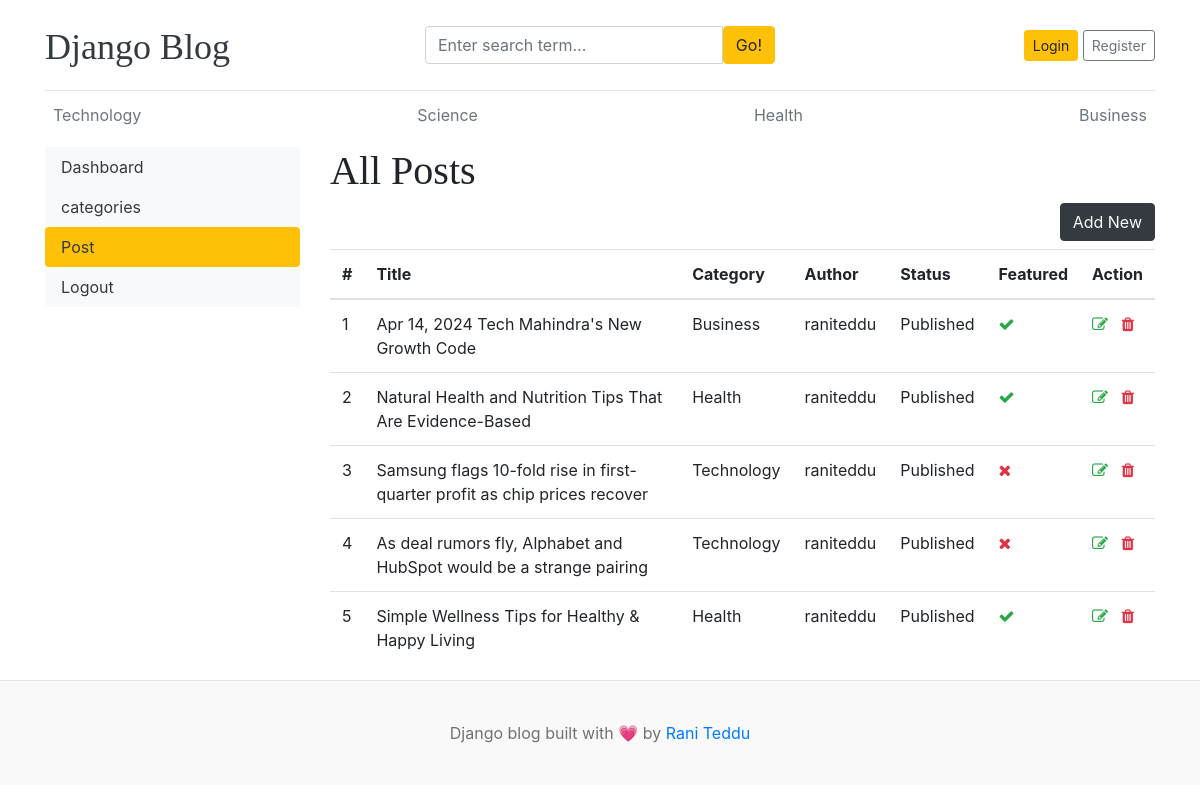
/dashboard/posts/, run on an earlier commit of the app's database.
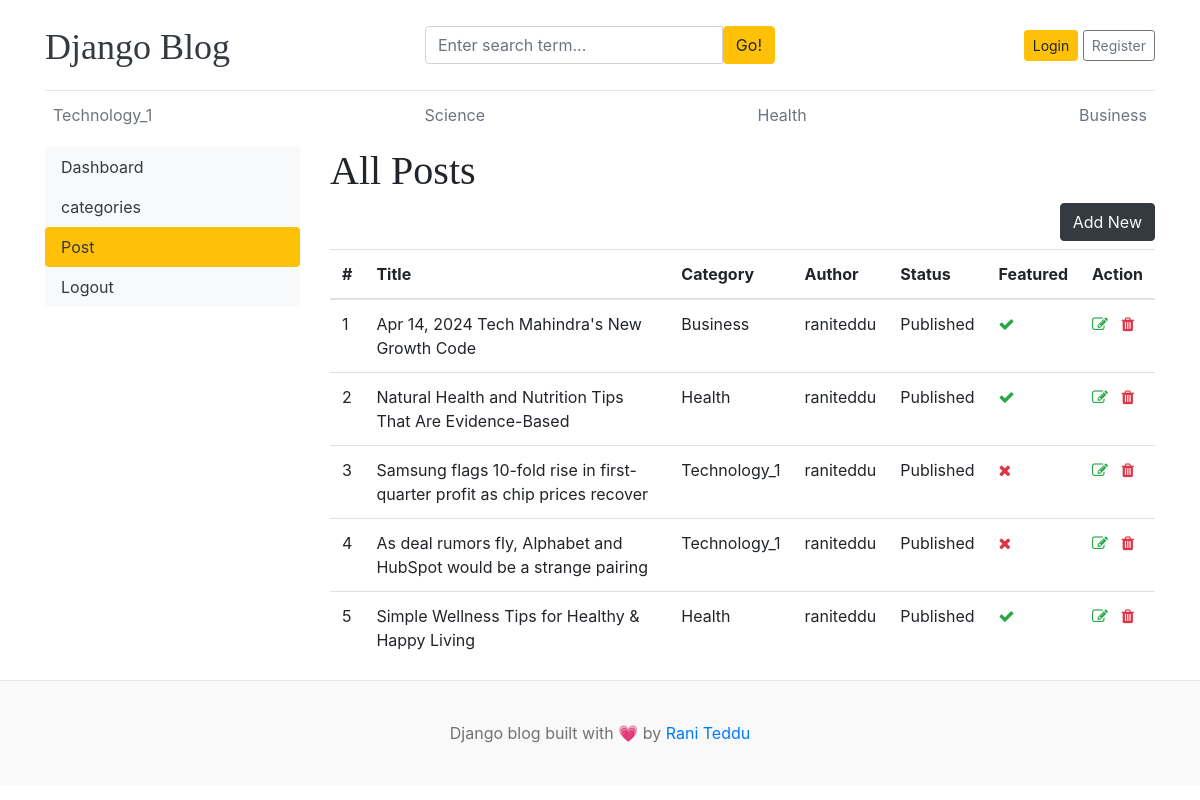
And on a later commit of the database.
### blogs/models.py (models this page shows, shortened)
class Category(models.Model):
    category_name = models.CharField(max_length=100, unique=True)
    created_at = models.DateTimeField(auto_now_add=True)
    updated_at = models.DateTimeField(auto_now=True)
    def __str__(self):
        return self.category_name
    class Meta:
        verbose_name_plural = 'Categories'

class Blog(models.Model):
    title = models.CharField(max_length=100)
    slug = models.SlugField(max_length=150, unique=True, blank=True)
    category = models.ForeignKey(Category, on_delete=models.CASCADE)
    author = models.ForeignKey(User, on_delete=models.CASCADE)
    featured_image = models.ImageField(upload_to='uploads/%Y/%m/%d')
    short_description = models.TextField(max_length=500)
    blog_body = models.TextField(max_length=2000)
    status = models.CharField(max_length=20, choices=STATUS_CHOICES, default='Draft')
    is_featured = models.BooleanField(default=False)
    created_at = models.DateTimeField(auto_now_add=True)
    updated_at = models.DateTimeField(auto_now=True)

### dashboard/views.py (the view)
# urls.py: path('posts/', views.posts, name='posts'),
def posts(request):
    posts = Blog.objects.all()
    context = {
        'posts' : posts,
    }
    return render(request, 'dashboard/posts.html', context)

### blogs/context_processors.py (called while the page is built)
def get_categories(request):
    categories = Category.objects.all()
    return dict(categories=categories)

def get_sociallinks(request):
    social_links = SocialLink.objects.all()
    return dict(social_links=social_links)

### template/dashboard/posts.html (shortened to what this page needs)
{% extends 'base.html' %}
{% block content %}
<div class="container">
    <div class="row">
    {% include 'dashboard/side.html' %}
    <div class="col-md-9">
        <h1>All Posts</h1>
        <a href="{% url 'add_posts' %}" class="btn btn-dark text-light float-right mb-2">Add New</a>
        <table class="table table-hover">
            <thead>
              <tr>
                <th scope="col">#</th>
                <th scope="col">Title</th>
                <th scope="col">Category</th>
                <th scope="col">Author</th>
                <th scope="col">Status</th>
                <th scope="col">Featured</th>
                <th scope="col">Action</th>
              </tr>
            </thead>
            <tbody>
            {% for post in posts %}
              <tr>
                <td>{{ forloop.counter }}</td>
                <td>{{ post.title }}</td>
                <td>{{ post.category }}</td>
                <td>{{ post.author }}</td>
                <td>{{ post.status }}</td>
                <td>{% if post.is_featured %}
                  <i class="fa fa-check text-success"></i>
                  {% else %}
                  <i class="fa fa-times text-danger"></i>
                  {% endif %}
                </td>
                <td>
                    <a href="{% url 'edit_post' post.id %}" ><i class="fa fa-edit text-success"></i></a>
                    <a href="{% url 'delete_post' post.id %}"><i class="fa fa-trash text-danger"></i></a>
                </td>
              </tr>
            {% endfor %}
            </tbody>
          </table>
    </div>
    </div>
</div>
{% endblock %}

### template/base.html (shortened to what this page needs)
{% load static %}
<!DOCTYPE html>
<html lang="en">
<head>
    <link href="https://getbootstrap.com/docs/4.0/dist/css/bootstrap.min.css" rel="stylesheet">
    <link href="{% static 'css/blog.css' %}" rel="stylesheet">
    <link rel="stylesheet" href="https://cdnjs.cloudflare.com/ajax/libs/font-awesome/4.7.0/css/font-awesome.min.css">
  </head>
<body>
    <div class="container">
      <header class="blog-header py-3">
        <div class="row flex-nowrap justify-content-between align-items-center">
          <div class="col-4 pt-1">
            <a class="blog-header-logo text-dark" href="/">Django Blog</a>
          </div>
          <div class="col-4">
            <form action="{% url 'search' %}" method="GET">
              <div class="input-group">
                <input class="form-control" type="text" value="{{ keyword }}" placeholder="Enter search term..." name="keyword" aria-label="Enter search term..." aria-describedby="button-search" />
                <button class="btn btn-warning" type="submit" id="button-search" type="button">Go!</button>
              </div>
            </form>
          </div>
          <div class="col-4 d-flex justify-content-end align-items-center">
            {% if not user.is_authenticated%}
            <a class="btn btn-sm btn-warning" href="{% url 'login' %}">Login</a> &nbsp;
            <a class="btn btn-sm btn-outline-secondary" href="{% url 'register' %}">Register</a>
            {% else %}
            <span><a href="{% url 'dashboard' %}">Dasboard</a></span>
            &nbsp;
            <span><a href="{% url 'logout' %}">Logout</a></span>
            {% endif %}
          </div>
        </div>
      </header>
      <div class="nav-scroller py-1 mb-2">
        <nav class="nav d-flex justify-content-between">
          {% for cat in categories %}
          <a class="p-2 text-muted" href="{% url 'posts_by_category' cat.id %}">{{ cat.category_name }}</a>
          {% endfor %}
        </nav>
      </div>
    </div>
{% block content %}
{% endblock %}
  <footer class="blog-footer text-center">
        <p>Django blog built with 💗 by <a href="#">Rani Teddu</a></p>
    </footer>
</body>
</html>

What changed in the data, as far as the page shows it:
changed Category: category_name "Technology" → "Technology_1"
changed through a linked row, Blog "Samsung flags 10-fold rise in first-quarter profit as chip prices recover": category "Technology" → "Technology_1"
changed through a linked row, Blog "As deal rumors fly, Alphabet and HubSpot would be a strange pairing": category "Technology" → "Technology_1"
